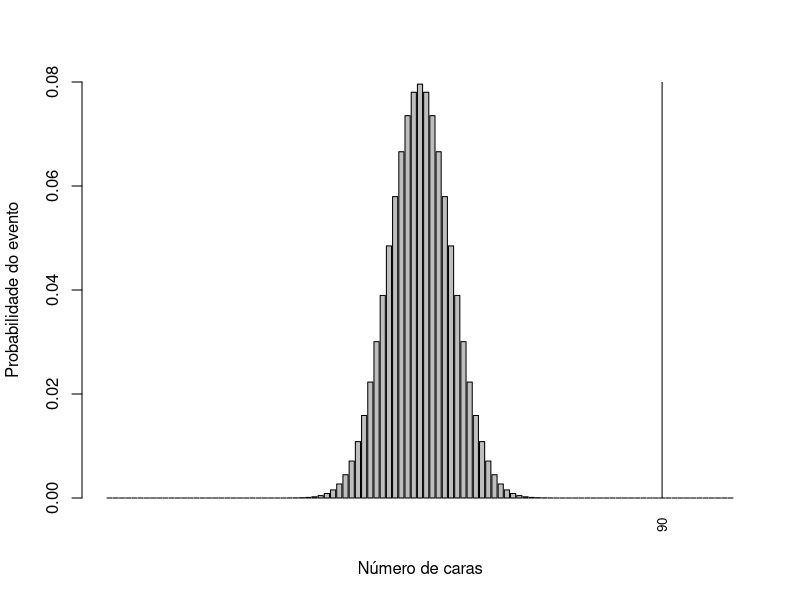

Generate this figure with R:
barplot(dbinom(0:100, 100, 0.5), 
        beside = T, 
        ylim=c(0,0.08), 
        xlab = "N\u00FAmero de caras", 
        ylab = "Probabilidade do evento")
abline(v = 107.5)
mtext("90", side = 1, line = 1, at = 107.5, cex = 0.8, las = 2)


